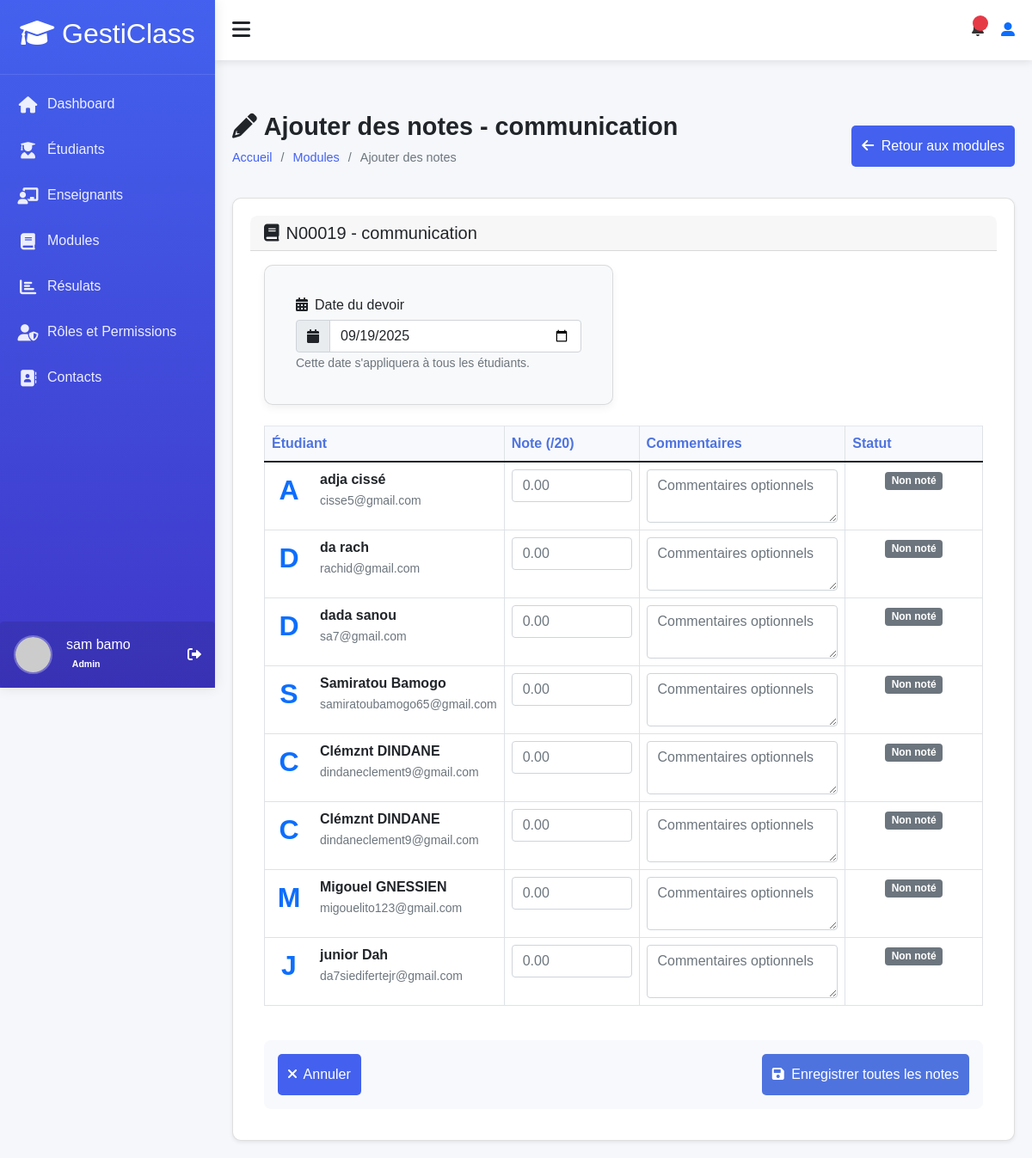
The app's page /accounts/module/4/add-grades/ (signed in) with its own data.
### accounts/models.py (models this page shows, shortened)
class User(AbstractUser):
    ROLE_CHOICES = (
        ('admin', 'Administrateur'),
        ('teacher', 'Enseignant'),
        ('student', 'Élève'),
    )
    profil = models.CharField(max_length=10, choices=ROLE_CHOICES, default='student')
    phone = models.CharField(max_length=20, blank=True)
    birth_date = models.DateField(null=True, blank=True)
    photo = models.ImageField(upload_to='users/', null=True, blank=True)
    specialty = models.CharField(max_length=100, null=True, blank=True)
    hire_date = models.DateField(null=True, blank=True)
    address = models.TextField(blank=True)
    phone_number = models.CharField(max_length=15, blank=True)
    date_of_birth = models.DateField(null=True, blank=True)
    class Meta:
        permissions = [
        ("peut_acceder_module", "Peut acceder au module"),
        ("peut_acceder_aux_eleve", "Peut acceder aux eleves"),
        ("peut_acceder_aux_enseignants", "peut acceder aux enseigants"),
        ("peut_acceder_aux_roles", "peut acceder aux roles"),
        ("peut_acceder_au_dashboard", "Peut accéder au tableau de bord "),
        ("dashboard", "Peut voir les infos utiles  pour des étudiants"),
        ("peut_voir_infos_utile_teacher", "Peut voir les infos utiles pour des enseignants"),
        ("peut_agir_infos_utile_student", "Peut agir sur les infos utiles pour des étudiants"),
        ("peut_agir_infos_utile_teacher", "Peut agir sur les infos utiles pour des enseignants"),
        ("can_view_student_performance_data", "Peut voir ses données de performance  étudiants"),
        ("can_view_teacher_module_performance_data", "Peut voir les données de performance des modules des enseignants"),
        ("can_view_all_students_performance_data ", "Peut voir les données de performance de tous les étudiants"),
        ("can_view_student_list", "Peut voir la liste des étudiants"),
        ("can_view_teacher_list", "Peut voir la liste des enseignants"),
        ("can_view_module_list", "Peut voir la liste des modules"),
        ("can_view_results_list", "Peut voir la liste résultats"),
        ("can_view_suggestions_list", "Peut voir la liste des suggestions"),
        ("can_delete_suggestion", "Peut supprimer une suggestion"),
        ("can_delete_result", "Peut supprimer un résultat"),
        ("can_view_module_details", "Peut les details d'un module"),
        ("can_view_student_details", "Peut voir les détails d'un étudiant"),
        ("can_view_teacher_details", "Peut voir les détails d'un enseignant"),
        ("can_view_own_details", "Peut voir ses propres détails"),
        ("cans_view_results", "Peut voir les résultats"),
        ("can_view_own_results", "Peut voir ses propres résultats"),
        ("can_view_section__admin", "Peut voir la d'administration des section"),
        ("view_role", "Peut voir les rôles"),
        ("add_role", "Peut ajouter un rôle"),
        ("change_role", "Peut modifier un rôle"),
        ("delete_role", "Peut supprimer un rôle"),
        ("assign_role", "Peut assigner des rôles"),
        ("view_timetable", "Peut voir l'emploi du temps"),
        ("manage_timetable", "Peut gérer l'emploi du temps"),
        ("can_add_teacher", "Peut ajouter un enseignant"),
        ("can_add_student", "Peut ajouter un étudiant"),
        ("can_change_teacher", "Peut modifier un enseignant"),
        ("can_change_student", "Peut modifier un étudiant"),
        ("can_delete_teacher", "Peut supprimer un enseignant"),
        ("can_delete_student", "Peut supprimer un étudiant"),
        ("can_view_schoolinfo", "Peut voir les informations de l'école"),
        ("can_add_schoolinfo", "Peut ajouter les informations de l'école"),
        ("can_change_schoolinfo", "Peut modifier les informations de l'école"),
        ("can_delete_schoolinfo", "Peut supprimer les informations de l'école"),
        ]

class Module(models.Model):
    SEMESTER_CHOICES = [
        ('S1', 'Semestre 1'),
        ('S2', 'Semestre 2'),
        ('S3', 'Semestre 3'),
        ('S4', 'Semestre 4'),
        ('S5', 'Semestre 5'),
        ('S6', 'Semestre 6'),
    ]
    name = models.CharField(max_length=100, verbose_name="Nom du module")
    code = models.CharField(max_length=20, unique=True, verbose_name="Code du module")
    description = models.TextField(blank=True, verbose_name="Description")
    coefficient = models.FloatField(default=1, verbose_name="Coefficient")
    credit = models.IntegerField(default=1, verbose_name="Crédits")
    semester = models.CharField(
        max_length=2,
        choices=SEMESTER_CHOICES,
        blank=True,
        null=True,
        verbose_name="Semestre"
    )
    teacher = models.ForeignKey(
        User,
        on_delete=models.SET_NULL,
        null=True,
        blank=True,
        limit_choices_to={'profil': 'teacher'},
        verbose_name="Enseignant"
    )
    cm_hours = models.FloatField(default=0, verbose_name="Heures de CM")
    td_hours = models.FloatField(default=0, verbose_name="Heures de TD")
    tp_hours = models.FloatField(default=0, verbose_name="Heures de TP")

### accounts/views.py (the view, shortened to what this page needs)
# urls.py: path('module/<int:module_id>/add-grades/', views.add_grades, name='add_grades'),
@login_required
def add_grades(request, module_id):
    module = get_object_or_404(Module, id=module_id)
    students = User.objects.filter(profil='student')
    existing_results = {}
    for result in Result.objects.filter(module=module):
        existing_results[result.student.id] = result
    context = {
        'module': module,
        'students': students,
        'existing_results': existing_results,
    }
    return render(request, 'modules/add_grades.html', context)

### accounts/templates/modules/add_grades.html (shortened to what this page needs)
{% extends "models/base.html" %}
{% load static %}
{% block content %}
<div class="content">
    <div class="page-title">
        <div>
            <h2><i class="fas fa-pencil-alt me-2"></i>Ajouter des notes - {{ module.name }}</h2>
            <ul class="breadcrumb">
                <li><a href="{% url 'dashboard:dashboard' %}">Accueil</a></li>
                <li><a href="{% url 'accounts:modules_list' %}">Modules</a></li>
                <li>Ajouter des notes</li>
            </ul>
        </div>
        <a href="{% url 'accounts:modules_list' %}" class="btn btn-outline-primary text-white">
            <i class="fas fa-arrow-left me-1 text-white"></i> Retour aux modules
        </a>
    </div>
    <div class="card shadow-sm">
        <div class="card-header">
            <h5 class="m-0">
                <i class="fas fa-book me-2"></i>{{ module.code }} - {{ module.name }}
            </h5>
        </div>
        <div class="card-body">
            <form method="post">
                <div class="row mb-4">
                    <div class="col-md-6">
                        <div class="card bg-light">
                            <div class="card-body">
                                <h6 class="card-title"><i class="fas fa-calendar-alt me-2"></i>Date du devoir</h6>
                                <div class="input-group">
                                    <span class="input-group-text"><i class="fas fa-calendar"></i></span>
                                    <input type="date"
                                           name="common_exam_date"
                                           class="form-control"
                                           value="{% now 'Y-m-d' %}"
                                           required>
                                </div>
                                <small class="form-text text-muted">Cette date s'appliquera à tous les étudiants.</small>
                            </div>
                        </div>
                    </div>
                </div>
                <div class="table-responsive">
                    <table class="table table-bordered table-hover">
                        <thead style="background-color: #f8f9fc;">
                            <tr>
                                <th style="width: 30%;">Étudiant</th>
                                <th style="width: 20%;">Note (/20)</th>
                                <th style="width: 30%;">Commentaires</th>
                                <th style="width: 20%;">Statut</th>
                            </tr>
                        </thead>
                        <tbody>
                            {% for student in students %}
                            <tr>
                                <td>
                                    <div class="d-flex align-items-center">
                                        <div class="symbol symbol-circle symbol-40 me-3">
                                            <div class="symbol-label fs-2 fw-bold text-primary bg-light-primary">
                                                {{ student.get_full_name|first|upper }}
                                            </div>
                                        </div>
                                        <div>
                                            <strong>{{ student.get_full_name }}</strong>
                                            <br>
                                            <small class="text-muted">{{ student.email }}</small>
                                        </div>
                                    </div>
                                </td>
                                <td>
                                    <input type="number"
                                           name="score_{{ student.id }}"
                                           class="form-control"
                                           min="0"
                                           max="20"
                                           step="0.01"
                                           placeholder="0.00"
                                           value="{% for result in existing_results %}{% if result.student.id == student.id %}{{ result.score }}{% endif %}{% endfor %}">
                                </td>
                                <td>
                                    <textarea name="comments_{{ student.id }}"
                                              class="form-control"
                                              rows="2"
                                              placeholder="Commentaires optionnels">{% for result in existing_results %}{% if result.student.id == student.id %}{{ result.comments }}{% endif %}{% endfor %}</textarea>
                                </td>
                                <td class="text-center">
                                    {% for result in existing_results %}
                                        {% if result.student.id == student.id %}
                                            <span class="badge bg-success">Déjà noté</span>
                                            <br>
                                            <small class="text-muted">le {{ result.exam_date|date:"d/m/Y" }}</small>
                                        {% endif %}
                                    {% empty %}
                                        <span class="badge bg-secondary">Non noté</span>
                                    {% endfor %}
                                </td>
                            </tr>
                            {% endfor %}
                        </tbody>
                    </table>
                </div>
                <div class="d-flex justify-content-between align-items-center mt-4 p-3" style="background-color: #f8f9fc; border-radius: 8px;">
                    <a href="{% url 'accounts:modules_list' %}" class="btn btn-outline-secondary">
                        <i class="fas fa-times me-1"></i> Annuler
                    </a>
                    <button type="submit" class="btn btn-primary">
                        <i class="fas fa-save me-1"></i> Enregistrer toutes les notes
                    </button>
                </div>
            </form>
        </div>
    </div>
</div>
{% endblock %}

### templates/models/sidebar.html
<div class="sidebar" id="sidebar">
    <div class="sidebar-header">
        <h2><i class="fas fa-graduation-cap text-white"></i> GestiClass</h2>
    </div>
    <div class="sidebar-menu">
        <ul>
            <li><a href="{% url 'dashboard:dashboard' %}" class="active">
                <i class="fas fa-home"></i> <span>Dashboard</span>
            </a></li>
            <li><a href="{% url 'accounts:students_list' %}">
                <i class="fas fa-user-graduate"></i> <span>Étudiants</span>
            </a></li>
            {% if perms.accounts.peut_acceder_aux_enseignants %}
            <li><a href="{% url 'accounts:teachers_list' %}" >
                <i class="fas fa-chalkboard-teacher"></i> <span>Enseignants</span>
            </a></li>
            {% endif %}
            {% if perms.accounts.peut_acceder_module %}
            <li><a href="{% url 'accounts:modules_list' %}">
                <i class="fas fa-book"></i> <span>Modules</span>
            </a></li>
            {% endif %}
            <li><a href="{% url 'accounts:results_list' %}">
                <i class="fas fa-chart-bar"></i> <span>Résulats</span>
            </a></li>
            {% if perms.accounts.peut_acceder_aux_roles %}
            <li><a href="{% url 'accounts:role_list' %}">
                <i class="fas fa-user-shield"></i> <span>Rôles et Permissions</span>
            </a></li>
            {% endif %}
            <li><a href="{% url 'accounts:contact' %}">
                <i class="fas fa-address-book"></i> <span>Contacts</span>
            </a></li>
        </ul>
    </div>
    <div class="user-profile d-flex align-items-center p-3 rounded">
        {% if user.photo %}
            <img src="{{ user.photo.url }}"
                 alt="Photo de {{ user.get_full_name }}"
                 class="rounded-circle me-3"
                 style="width: 45px; height: 45px; object-fit: cover;">
        {% else %}
            <img src="https://ui-avatars.com/api/?name={{ user.first_name }}+{{ user.last_name }}&background=0D8ABC&color=fff&size=128"
                 alt="Avatar de {{ user.get_full_name }}"
                 class="rounded-circle me-3"
                 style="width: 45px; height: 45px; object-fit: cover;">
        {% endif %}
        <div class="user-info">
            <h6 class="mb-0">{{ user.get_full_name }}</h6>
            <small>
                {% if user.profil == 'student' %}
                    <span class="badge rounded-pill">Élève</span>
                {% elif user.profil == 'teacher' %}
                    <span class="badge rounded-pill">Professeur</span>
                {% elif user.profil == 'admin' %}
                    <span class="badge rounded-pill">Admin</span>
                {% endif %}
            </small>
        </div>
        <div class="ms-auto">
            <a href="{% url 'accounts:logout' %}" class="text-decoration-none text-white">
                <i class="fas fa-sign-out-alt"></i>
            </a>
        </div>
    </div>
</div>

### records on screen
User: get_full_name "sam bamo"
Module: name "communication", code "N00019"
User: get_full_name|first "A", get_full_name "adja cissé", email "cisse5@gmail.com", id "Commentaires optionnels"
User: get_full_name|first "D", get_full_name "da rach", email "rachid@gmail.com", id "Commentaires optionnels"
User: get_full_name|first "D", get_full_name "dada sanou", email "sa7@gmail.com", id "Commentaires optionnels"
User: get_full_name|first "S", get_full_name "Samiratou Bamogo", email "samiratoubamogo65@gmail.com", id "Commentaires optionnels"
User: get_full_name|first "C", get_full_name "Clémznt DINDANE", email "dindaneclement9@gmail.com", id "Commentaires optionnels"
User: get_full_name|first "C", get_full_name "Clémznt DINDANE", email "dindaneclement9@gmail.com", id "Commentaires optionnels"
User: get_full_name|first "M", get_full_name "Migouel GNESSIEN", email "migouelito123@gmail.com", id "Commentaires optionnels"
User: get_full_name|first "J", get_full_name "junior Dah", email "da7siedifertejr@gmail.com", id "Commentaires optionnels"
